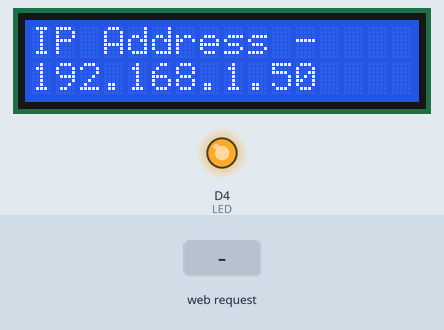
The sketch below on a simulated ESP8266 (NodeMCU). On the bench: 16×2 character LCD, output pins drawn as LEDs (lit = HIGH). Inputs (shaded band) come from the test bench. WiFi joins after 1.5 s; servers stay silent unless stated; what the sketch prints to the serial monitor is not drawn.

Above: at 15.7 s.
15.8 s: HTTP request GET /LED=ON received
At 16.3 s:
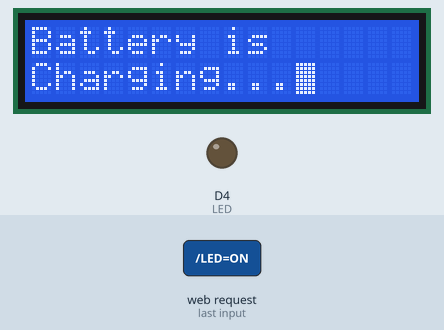
17.3 s: HTTP request GET /LED=OFF received
At 18.5 s:
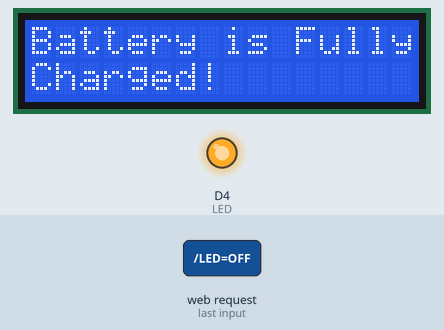
18.8 s: HTTP request GET /LED=DC received
At 19.8 s:
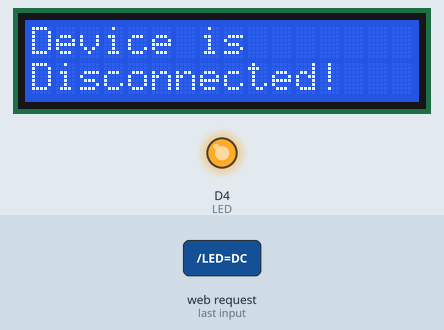
Timing chart, 0 to 21.8 s (numbered marks = the images above; inputs shaded):
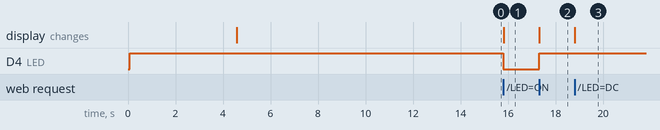

The sketch:

smart_charger.ino
```cpp
#include <ESP8266WiFi.h>
#include <LiquidCrystal.h>

LiquidCrystal lcd(D7, D5, D3, D2, D1, D0);

const char* ssid = "ssid";    //  Your Wi-Fi Name

const char* password = "password";   // Wi-Fi Password

int LED = 2; // led connected to GPIO2 (D4)

bool value = LOW;

WiFiServer server(80);

void setup()
{
  Serial.begin(115200); //Default Baudrate

  lcd.begin(16, 2);

  lcd.clear();

  pinMode(LED, OUTPUT);

  digitalWrite(LED, !value);

  lcd.setCursor(0, 0);
  lcd.print("Connecting...");
  lcd.blink();

  delay(3000);

  Serial.print("Connecting to the Newtork");
  WiFi.begin(ssid, password);
  while (WiFi.status() != WL_CONNECTED)
  {
    delay(500);
    Serial.print(".");
  }
  Serial.println("WiFi connected");

  server.begin();  // Starts the Server

  Serial.println("Server started");
  Serial.print("IP Address of network: "); // will IP address on Serial Monitor

  Serial.println(WiFi.localIP());
  Serial.print("Copy and paste the following URL: http://"); // Will print IP address in URL format

  Serial.print(WiFi.localIP());
  Serial.println("/");

  lcd.noBlink();

  lcd.clear();
  lcd.setCursor(0, 0);
  lcd.print("IP Address - ");

  lcd.setCursor(0, 1);
  lcd.print(WiFi.localIP());

  delay(10000);
}

void loop()
{
  WiFiClient client = server.available();
  if (!client)
  {
    return;
  }

  Serial.println("Waiting for new client");

  while (!client.available())
  {
    delay(1);
  }

  //  if (value)
  //  {
  String request = client.readStringUntil('\r');
  Serial.println(request);
  client.flush();

  if (request.indexOf("/LED=ON") != -1)
  {
    digitalWrite(LED, LOW); // Turn LED ON
    value = HIGH;

    lcd.clear();
    lcd.setCursor(0, 0);
    lcd.print("Battery is");
    lcd.setCursor(0,1);
    lcd.print("Charging...");
    lcd.blink();
  }

  else if (request.indexOf("/LED=OFF") != -1)
  {
    digitalWrite(LED, HIGH); // Turn LED OFF
    value = LOW;

    lcd.noBlink();
    lcd.clear();
    lcd.setCursor(0, 0);
    lcd.print("Battery is Fully");
    lcd.setCursor(0,1);
    lcd.print("Charged!");

  }

  else if (request.indexOf("/LED=DC") != -1)
  {
    digitalWrite(LED, HIGH); // Turn LED OFF
    value = LOW;

    lcd.noBlink();
    lcd.clear();
    lcd.setCursor(0, 0);
    lcd.print("Device is");
    lcd.setCursor(0,1);
    lcd.print("Disconnected!");

  }

  //*------------------HTML Page Code---------------------*//

  client.println("HTTP/1.1 200 OK"); //
  client.println("Content-Type: text/html");
  client.println("");
  client.println("<!DOCTYPE HTML>");
  client.println("<html>");

  client.print(" CONTROL LED: ");

  if (value == HIGH)
  {
    client.print("ON");
  }
  else
  {
    client.print("OFF");
  }
  client.println("<br><br>");
  client.println("<a href=\"/LED=ON\"\"><button>ON</button></a>");
  client.println("<a href=\"/LED=OFF\"\"><button>OFF</button></a><br />");
  client.println("</html>");

  delay(1);
  Serial.println("Client disonnected");
  Serial.println("");
  //  }
}
```

Measured:
- after the input at 15.8 s, D4 (LED): HIGH → LOW at once; the display: changes at once (image 1)
- after the input at 17.3 s, D4 (LED): LOW → HIGH at once; the display: changes at once (image 2)
- after the input at 18.8 s, the display: changes at once (image 3)
